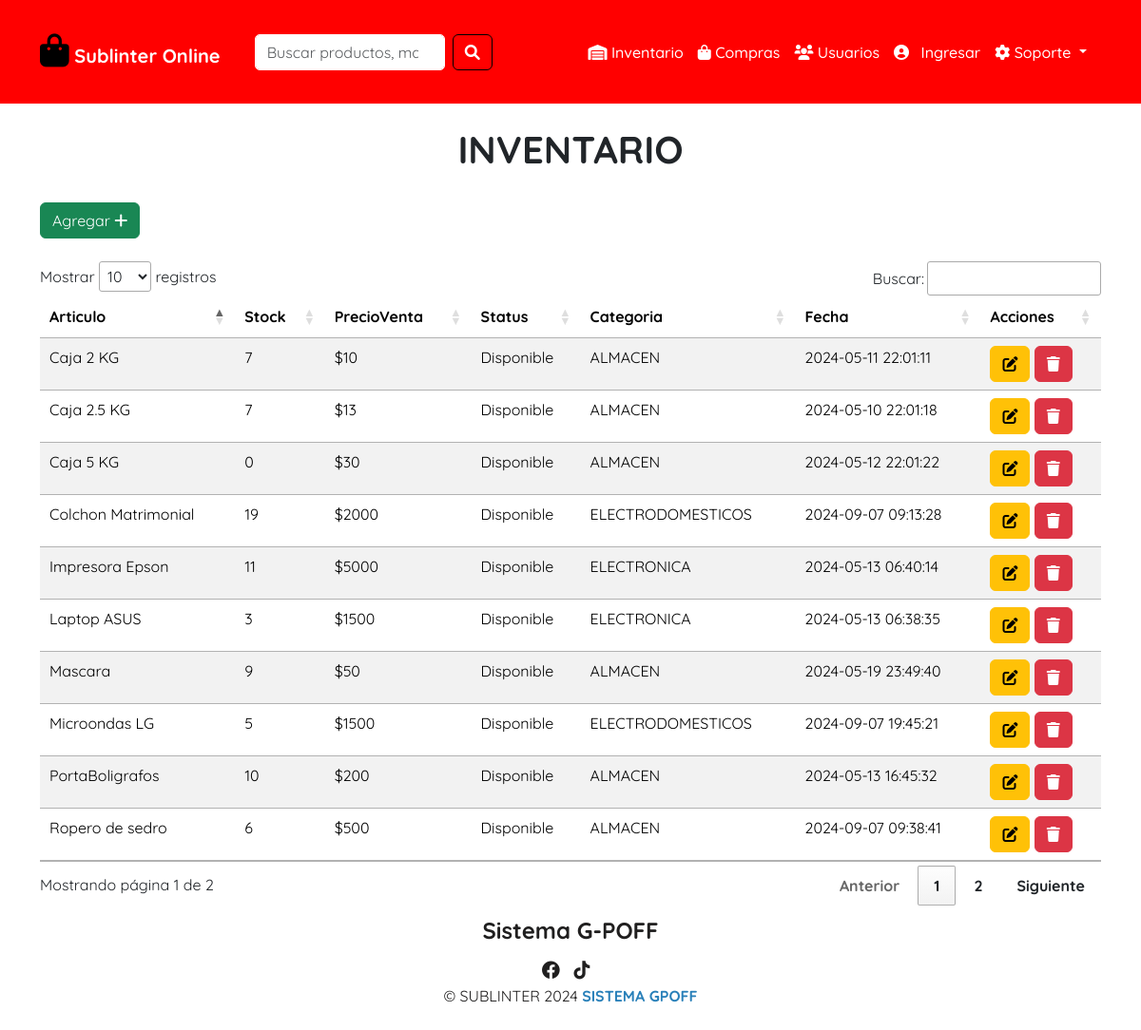
The app's page /views/inventario.php (signed in) with its own data.
### tables this page shows
CREATE TABLE `inventario` (
  `id` int(11) NOT NULL,
  `descripcion` varchar(50) NOT NULL,
  `stock` int(11) NOT NULL,
  `precioVenta` int(11) NOT NULL,
  `status` varchar(50) NOT NULL,
  `id_cat` int(11) NOT NULL,
  `name_file` varchar(350) NOT NULL,
  `fecha` datetime NOT NULL
);

CREATE TABLE `categorias` (
  `id` int(11) NOT NULL,
  `categoria` varchar(50) NOT NULL,
  `fecha` timestamp NOT NULL DEFAULT current_timestamp() ON UPDATE current_timestamp()
);

### views/inventario.php (the view, shortened to what this page needs)
<?php
include "../includes/header.php"; ?>
<div class="col-xs-12">
    <br>
    <center>
        <h1><b>INVENTARIO</b></h1>
    </center>
    <br>
    <div class="container">
        <div class="col-sm-12">
            <div>
                <button type="button" class="btn btn-success" data-bs-toggle="modal" data-bs-target="#agregar"> Agregar
                    <i class="fa fa-plus"></i>
                </button>
            </div>
        </div>
    </div>
    <br>
    <div class="container">
        <div class="table-responsive ">
            <table class=" table table-striped" id="table_id">
                <thead>
                    <tr>
                        <th>Articulo</th>
                        <th>Stock</th>
                        <th>PrecioVenta</th>
                        <th>Status</th>
                        <th>Categoria</th>
                        <th>Fecha</th>
                        <th>Acciones</th>
                    </tr>
                </thead>
                <tbody>
                    <?php
                    require_once("../includes/db.php");
                    $result = mysqli_query($conexion, "SELECT i.id, i.descripcion, i.stock, i.precioVenta, i.status,
                    i.id_cat, i.fecha, c.categoria FROM inventario i INNER JOIN categorias c ON i.id_cat = c.id");
                    while ($fila = mysqli_fetch_assoc($result)) :
                    ?>
                        <tr>
                            <td><?php echo $fila['descripcion']; ?></td>
                            <td><?php echo $fila['stock']; ?></td>
                            <td><?php echo '$' . $fila['precioVenta']; ?></td>
                            <td><?php echo $fila['status']; ?></td>
                            <td><?php echo $fila['categoria']; ?></td>
                            <td><?php echo $fila['fecha']; ?></td>
                            <td>
                                <a href="../includes/editarInv.php?id=<?php echo $fila['id'] ?> " class="btn btn-warning">
                                    <i class="fa fa-edit "></i></a>
                                <a href="../includes/eliminar_inv.php?id=<?php echo $fila['id'] ?> " class="btn btn-danger btn-del">
                                    <i class="fa fa-trash "></i></a>
                            </td>
                        </tr>
                    <?php endwhile; ?>
                </tbody>
            </table>
        </div>
    </div>
    <?php include "../includes/footer.php"; ?>
    </body>
    </html>

### css/style.css (style rules this page uses)
html, body { height: 100%; margin: 0; }
body { font-family: "Quicksand", sans-serif; display: flex; flex-direction: column; background-color: #ffffff; }
a { text-decoration: none; color: white; }
a { color: #2980b9; font-weight: bold; }

### includes/header.php (style rules this page uses)
.container { flex: 1; }

### records on screen
inventario: descripcion "Caja 2 KG", stock "7", precioVenta "10", status "Disponible", categorias.categoria "ALMACEN", fecha "2024-05-11 22:01:11"
inventario: descripcion "Caja 2.5 KG", stock "7", precioVenta "13", status "Disponible", categorias.categoria "ALMACEN", fecha "2024-05-10 22:01:18"
inventario: descripcion "Caja 5 KG", stock "0", precioVenta "30", status "Disponible", categorias.categoria "ALMACEN", fecha "2024-05-12 22:01:22"
inventario: descripcion "Laptop ASUS", stock "3", precioVenta "1500", status "Disponible", categorias.categoria "ELECTRONICA", fecha "2024-05-13 06:38:35"
inventario: descripcion "Impresora Epson", stock "11", precioVenta "5000", status "Disponible", categorias.categoria "ELECTRONICA", fecha "2024-05-13 06:40:14"
inventario: descripcion "PortaBoligrafos", stock "10", precioVenta "200", status "Disponible", categorias.categoria "ALMACEN", fecha "2024-05-13 16:45:32"
inventario: descripcion "Mascara", stock "9", precioVenta "50", status "Disponible", categorias.categoria "ALMACEN", fecha "2024-05-19 23:49:40"
inventario: descripcion "Colchon Matrimonial", stock "19", precioVenta "2000", status "Disponible", categorias.categoria "ELECTRODOMESTICOS", fecha "2024-09-07 09:13:28"
inventario: descripcion "Ropero de sedro", stock "6", precioVenta "500", status "Disponible", categorias.categoria "ALMACEN", fecha "2024-09-07 09:38:41"
inventario: descripcion "Microondas LG", stock "5", precioVenta "1500", status "Disponible", categorias.categoria "ELECTRODOMESTICOS", fecha "2024-09-07 19:45:21"
